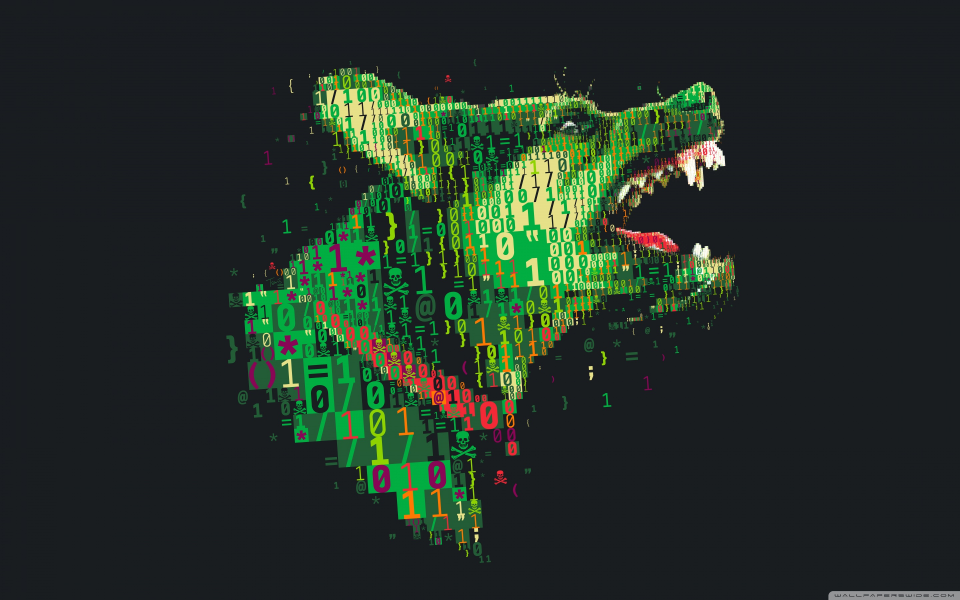
#> input picture manager/storage/k6W3fS.jpg, 2880 x 1800 px (shown at 1/3 size)
$ python -i image.py   (imports and definitions only)
#> lines starting #> are read from the running program, lines starting #| are printed output that depends on the picture
from PIL import ExifTags

def rotate_exif(image):
    try:
        for orientation in ExifTags.TAGS.keys():
            if ExifTags.TAGS[orientation] == 'Orientation':
                break

        exif = image._getexif()

        if exif is None:
            return image
        if exif[orientation] == 3:
            image = image.rotate(180, expand=True)
        elif exif[orientation] == 6:
            image = image.rotate(270, expand=True)
        elif exif[orientation] == 8:
            image = image.rotate(90, expand=True)

    except (AttributeError, KeyError, IndexError): # image don't have getexif
        pass
    except Exception as e:
        print(e)

    return image

>>> import cv2
>>> picture = cv2.imread('../../../../manager/storage/k6W3fS.jpg', cv2.IMREAD_GRAYSCALE)
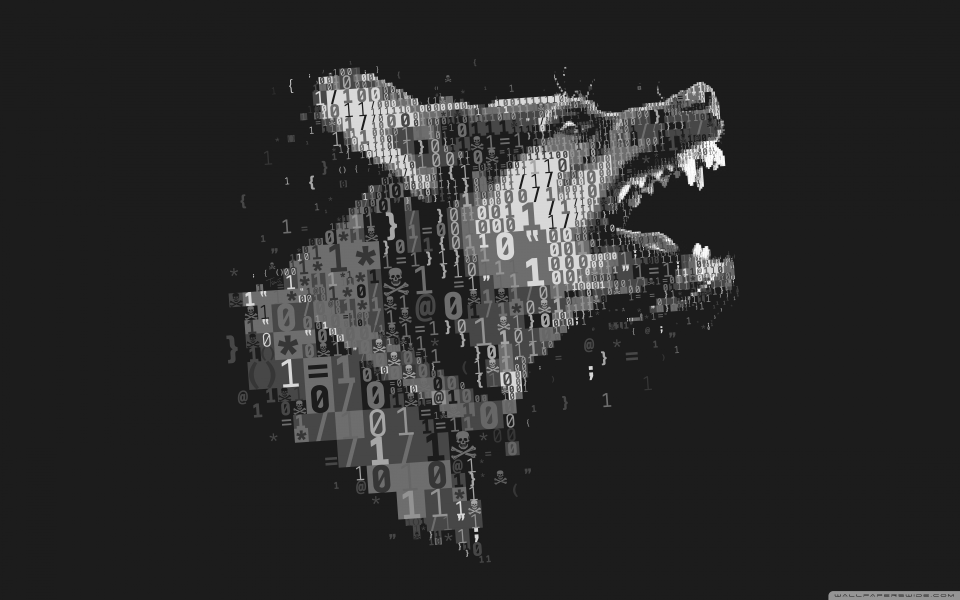
#> picture: shape (1800, 2880) (shown at 1/3 size); min 18, max 255, mean 43.1
>>> result = rotate_exif(picture)
